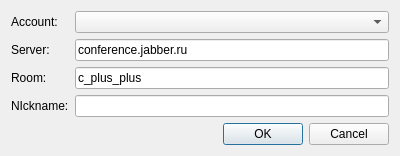
<?xml version="1.0" encoding="UTF-8"?>
<ui version="4.0">
 <class>GlooxJoinGroupchatDialog</class>
 <widget class="QDialog" name="GlooxJoinGroupchatDialog">
  <property name="geometry">
   <rect>
    <x>0</x>
    <y>0</y>
    <width>400</width>
    <height>135</height>
   </rect>
  </property>
  <property name="windowTitle">
   <string>Join groupchat</string>
  </property>
  <layout class="QVBoxLayout" name="verticalLayout">
   <item>
    <layout class="QFormLayout" name="formLayout">
     <property name="fieldGrowthPolicy">
      <enum>QFormLayout::AllNonFixedFieldsGrow</enum>
     </property>
     <item row="0" column="0">
      <widget class="QLabel" name="label_4">
       <property name="text">
        <string>Account:</string>
       </property>
      </widget>
     </item>
     <item row="0" column="1">
      <widget class="QComboBox" name="Account_"/>
     </item>
     <item row="1" column="0">
      <widget class="QLabel" name="label">
       <property name="text">
        <string>Server:</string>
       </property>
      </widget>
     </item>
     <item row="1" column="1">
      <widget class="QLineEdit" name="Server_">
       <property name="text">
        <string>conference.jabber.ru</string>
       </property>
      </widget>
     </item>
     <item row="2" column="0">
      <widget class="QLabel" name="label_2">
       <property name="text">
        <string>Room:</string>
       </property>
      </widget>
     </item>
     <item row="2" column="1">
      <widget class="QLineEdit" name="Room_">
       <property name="text">
        <string>c_plus_plus</string>
       </property>
      </widget>
     </item>
     <item row="3" column="0">
      <widget class="QLabel" name="label_3">
       <property name="text">
        <string>NIckname:</string>
       </property>
      </widget>
     </item>
     <item row="3" column="1">
      <widget class="QLineEdit" name="Nickname_"/>
     </item>
    </layout>
   </item>
   <item>
    <widget class="QDialogButtonBox" name="buttonBox">
     <property name="orientation">
      <enum>Qt::Horizontal</enum>
     </property>
     <property name="standardButtons">
      <set>QDialogButtonBox::Cancel|QDialogButtonBox::Ok</set>
     </property>
    </widget>
   </item>
  </layout>
 </widget>
 <resources/>
 <connections>
  <connection>
   <sender>buttonBox</sender>
   <signal>accepted()</signal>
   <receiver>GlooxJoinGroupchatDialog</receiver>
   <slot>accept()</slot>
   <hints>
    <hint type="sourcelabel">
     <x>248</x>
     <y>254</y>
    </hint>
    <hint type="destinationlabel">
     <x>157</x>
     <y>274</y>
    </hint>
   </hints>
  </connection>
  <connection>
   <sender>buttonBox</sender>
   <signal>rejected()</signal>
   <receiver>GlooxJoinGroupchatDialog</receiver>
   <slot>reject()</slot>
   <hints>
    <hint type="sourcelabel">
     <x>316</x>
     <y>260</y>
    </hint>
    <hint type="destinationlabel">
     <x>286</x>
     <y>274</y>
    </hint>
   </hints>
  </connection>
 </connections>
</ui>
